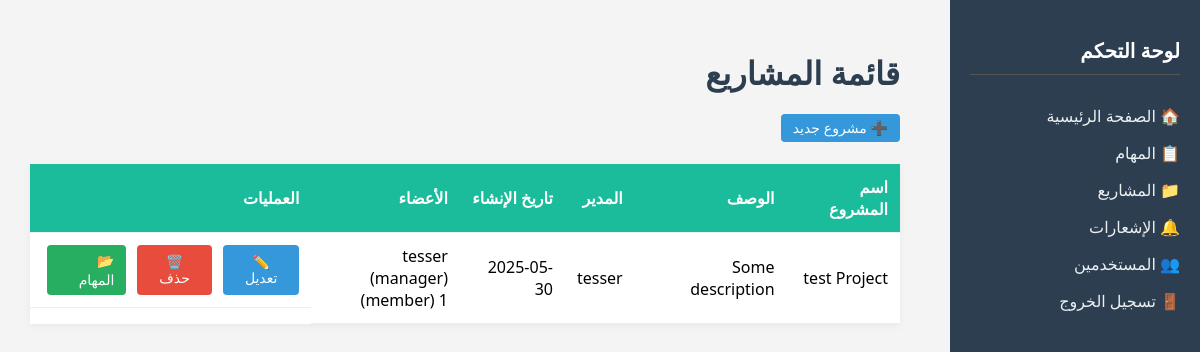
The page /projects/ (signed in) on the database as committed earlier.
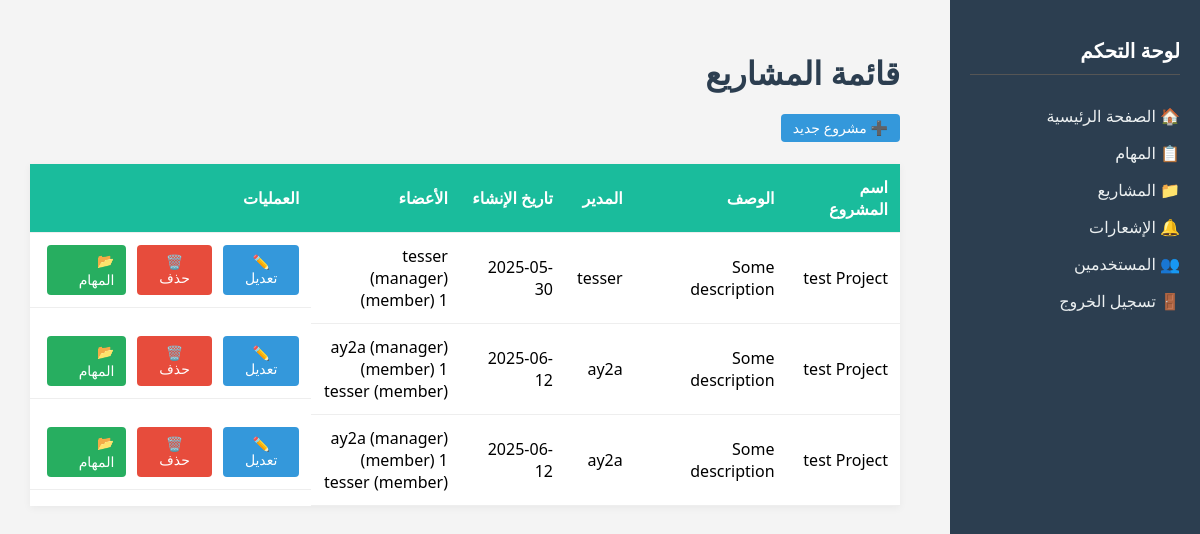
The same page on the database as committed later.
### accounts/models.py (models this page shows, shortened)
class CustomUser(AbstractUser):
    email = models.EmailField(unique=True)

### project/models.py (models this page shows, shortened)
class Project(models.Model):
    name = models.CharField(max_length=255)
    description = models.TextField(blank=True)
    created_at = models.DateTimeField(auto_now_add=True)
    @property
    def manager(self):
        membership = self.projectmembership_set.filter(role='manager').first()
        if membership:
            return membership.user
        return None

class ProjectMembership(models.Model):
    ROLE_CHOICES = (
        ('manager', 'Manager'),
        ('member', 'Member'),
    )
    user = models.ForeignKey(settings.AUTH_USER_MODEL, on_delete=models.CASCADE)
    project = models.ForeignKey(Project, on_delete=models.CASCADE)
    role = models.CharField(max_length=10, choices=ROLE_CHOICES)
    class Meta:
        unique_together = ('user', 'project')

### project/views.py (the view, shortened to what this page needs)
# urls.py: path('', ProjectListHTMLView.as_view(), name='projects-html'),
@method_decorator(login_required, name='dispatch')
class ProjectListHTMLView(TemplateView):
    template_name = 'project/project_list.html'
    def get_context_data(self, **kwargs):
        context = super().get_context_data(**kwargs)
        user = self.request.user
        projects = Project.objects.filter(projectmembership__user=user).distinct()
        context['projects'] = []
        for project in projects:
            members = project.projectmembership_set.all()
            members_data = [
                {'username': m.user.username, 'role': m.role}
                for m in members
            ]
            context['projects'].append({
                'id': project.id,
                'name': project.name,
                'description': project.description,
                'created_at': project.created_at,
                'manager': project.manager.username if project.manager else "غير محدد",
                'members': members_data
            })
        return context

### templates/project/project_list.html (shortened to what this page needs)
<!DOCTYPE html>
<html lang="ar">
<head>
</head>
<body>
<div class="sidebar">
    <h2>لوحة التحكم</h2>
    <ul>
        <li><a href="/">🏠 الصفحة الرئيسية</a></li>
        <li><a href="/tasks/all/">📋 المهام</a></li>
        <li><a href="/projects/">📁 المشاريع</a></li>
        <li><a href="/api/notifications/html/">🔔 الإشعارات</a></li>
        <li><a href="/accounts/users/html/">👥 المستخدمين</a></li>
        <li><a href="/accounts/logout/">🚪 تسجيل الخروج</a></li>
    </ul>
</div>
<div class="content">
    <h1>قائمة المشاريع</h1>
    <button id="openModalBtn" class="btn">➕ مشروع جديد</button>
    <br><br>
    <table>
        <thead>
            <tr>
                <th>اسم المشروع</th>
                <th>الوصف</th>
                <th>المدير</th>
                <th>تاريخ الإنشاء</th>
                <th>الأعضاء</th>
                <th>العمليات</th>
            </tr>
        </thead>
        <tbody>
        {% for project in projects %}
            <tr>
                <td>{{ project.name }}</td>
                <td>{{ project.description }}</td>
                <td>{{ project.manager }}</td>
                <td>{{ project.created_at|date:"Y-m-d" }}</td>
                <td>
                    {% for member in project.members %}
                        <span>{{ member.username }} ({{ member.role }})</span><br>
                    {% empty %}
                        <span>لا يوجد أعضاء</span>
                    {% endfor %}
                </td>
                <td class="actions">
                    <button class="btn edit-btn" data-id="{{ project.id }}">✏️ تعديل</button>
                    <button class="btn delete-btn" data-id="{{ project.id }}" style="background-color:#e74c3c;">🗑️ حذف</button>
                    <a href="/tasks/by-project/{{ project.id }}/" class="btn btn-tasks">📂 المهام</a>
                </td>
            </tr>
        {% empty %}
            <tr><td colspan="5">لا يوجد مشاريع.</td></tr>
        {% endfor %}
        </tbody>
    </table>
</div>
</body>
</html>

Rows that differ between the two databases and show on the page:
added Project: name "test Project", description "Some description", created_at "2025-06-12"
added CustomUser: manager "ay2a" "ay2a", username "ay2a" "ay2a"
added ProjectMembership: role "manager"
added ProjectMembership: role "member"
added ProjectMembership: role "member"
added Project: name "test Project", description "Some description", created_at "2025-06-12"
added ProjectMembership: role "manager"
added ProjectMembership: role "member"
added ProjectMembership: role "member"
Other text that changed with them:
new list line: "( ) ( ) ( ) ✏️ تعديل 🗑️ حذف 📂 المهام"
new list line: "tesser"
